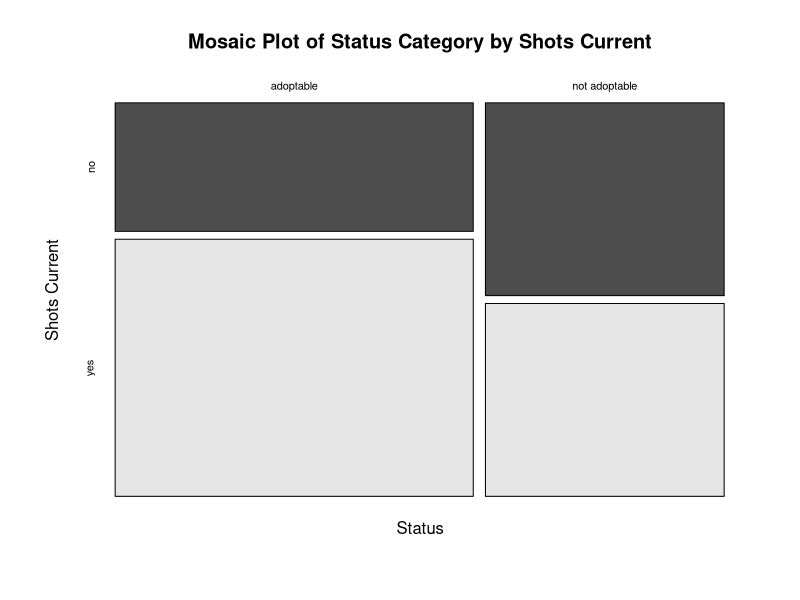

Write the R code that produced this figure.
my_data <- data.frame(
  status = c("adoptable", "not adoptable", "adoptable", "not adoptable", "adoptable"),
  shots_current = c("yes", "no", "yes", "yes", "no")
)

library(ggplot2)


contingency_table <- table(my_data$status, my_data$shots_current)


mosaicplot(contingency_table, 
           main="Mosaic Plot of Status Category by Shots Current", 
           xlab="Status", 
           ylab="Shots Current", 
           color=TRUE)
#Analyzing the factors of "status" (adoptability) and "shots_current" 
#(vaccination status) in relation to each other can provide valuable insights 
#for various stakeholders, including animal shelters, rescue organizations, potential adopters, and public health authorities.
#Animals that are not up to date on their vaccinations may pose health risks to potential adopters or other animals in the shelter. 
#Analyzing whether there is a correlation between these factors can inform shelter policies and procedures to ensure the welfare of both animals and adopters.
#Potential adopters often consider various factors when choosing an animal, including its health status. 
#Analyzing whether vaccination status influences adoptability status can shed light on the preferences and priorities of adopters. 
#For example, if adoptable animals that are up to date on their vaccinations are more likely to be adopted, shelters may prioritize vaccination efforts to increase adoption rates.


